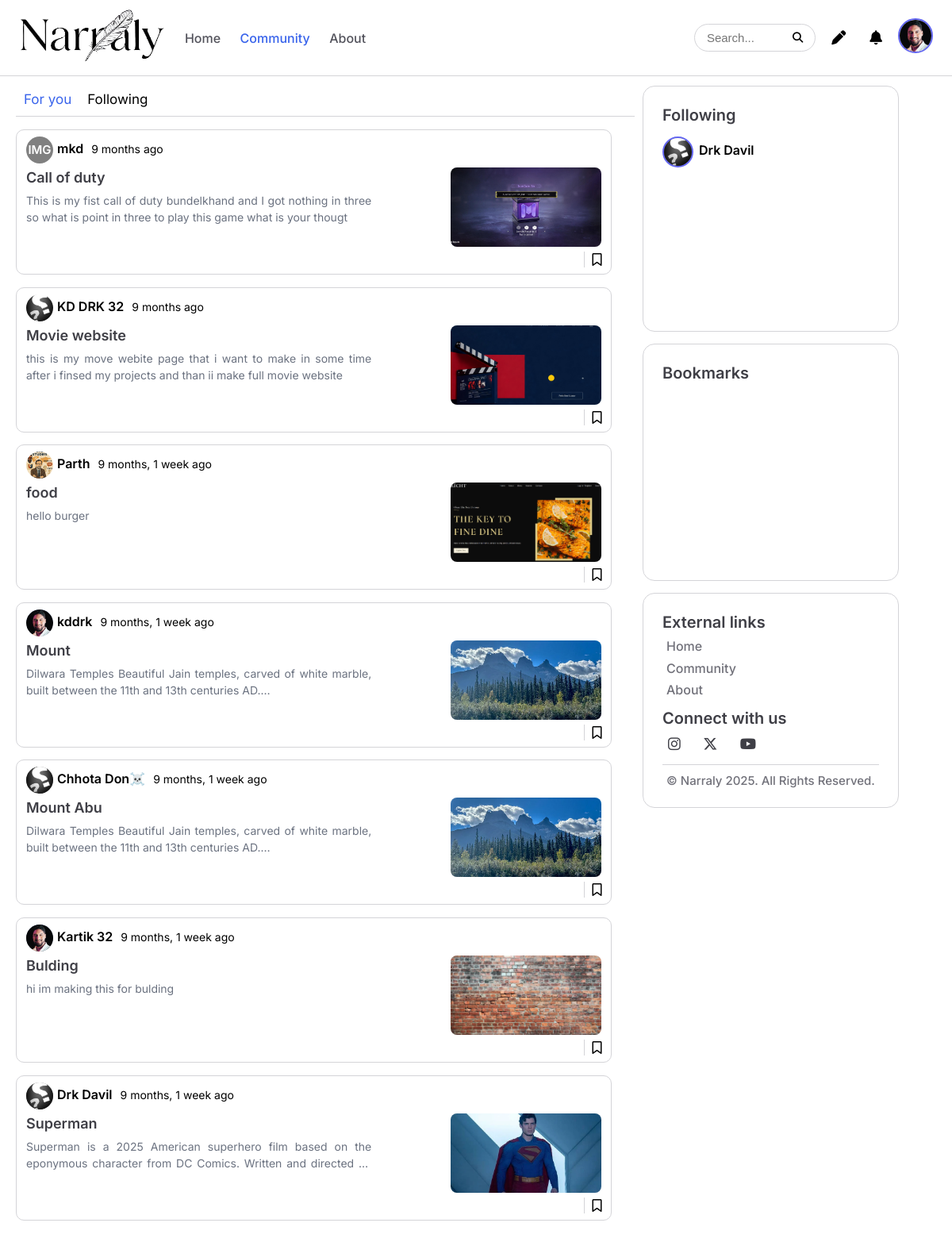
Screenshot of /community (signed in) with the database file from the repository.
### home/models.py (models this page shows, shortened)
class Profile(models.Model):
    uid = models.BigAutoField(primary_key=True)
    username = models.CharField(max_length=255)
    name = models.CharField(max_length=255)
    image = models.ImageField(upload_to='uimages/',null=True)
    email = models.CharField(max_length=255)
    profilbio = models.TextField()
    twitter = models.CharField(max_length=255)
    instagram = models.CharField(max_length=255)
    github = models.CharField(max_length=255)
    youtube = models.CharField(max_length=255)

class Blogwrite(models.Model):
    bwid= models.BigAutoField(primary_key=True)
    author = models.ForeignKey(Profile,on_delete=models.CASCADE,related_name="posts", null=True, blank=True)
    cimage=models.ImageField(upload_to='bimages/',null=True)
    title= models.CharField(max_length=255)
    subtitle= models.CharField(max_length=255)
    content = models.TextField()
    created_at = models.DateTimeField(auto_now_add=True)

class Follow(models.Model):
    fid=models.BigAutoField(primary_key=True)
    follower = models.ForeignKey(Profile, on_delete=models.CASCADE,related_name='following_set')
    following = models.ForeignKey(Profile, on_delete=models.CASCADE,related_name='followers_set')
    fdate = models.DateTimeField(auto_now_add=True)

### home/views.py (the view, shortened to what this page needs)
# urls.py: path('community',views.community,name="community"),
def community(request):
    if request.user.is_authenticated:
        username = request.user.username
        current_user = request.user.username
        cprofile = get_object_or_404(Profile, username=current_user)
        data = Profile.objects.filter(username=username)
        data1=Member.objects.filter(username=username)
        posts = Blogwrite.objects.select_related('author').all().order_by('-created_at')
        bwid = None
        susername = None
        for j in posts:
            bwid=j.bwid
            susername=j.author.username
        for j in posts:
            j.is_saved = Save.objects.filter(susername=cprofile, bwid=j).exists()
        data5 = Save.objects.filter(susername=cprofile)
        sbwids = [i.bwid for i in data5]
        data6 = Blogwrite.objects.filter(bwid__in=[b.bwid for b in sbwids])
        save = []
        follow=Follow.objects.filter(follower=cprofile)
        context={
                'bwid':bwid,
                'data':data,
                'data1':data1,
                'data2':posts,
                'save':save,
                'follow':follow,
            }
        return render (request,'../templates/community.html',context)
    else:
        return redirect('register')

### home/templates/community.html (shortened to what this page needs)
{% load static %}
<!DOCTYPE html>
<html lang="en">
<head>
    <link rel="stylesheet" href="https://cdnjs.cloudflare.com/ajax/libs/font-awesome/6.7.2/css/all.min.css"
 />
    <link rel="stylesheet" href="../static/community.css">
</head>
<body>
    <header>
        <nav class="nav">
            <div class="nav-left">
                <div class="nl-img">
                    <a href="{% url 'home' %}">
                        <img src="../static/image/nav/logom.png" alt="">
                    </a>
                </div>
                <div class="nl-text">
                    <a class="nla" href="{% url 'home' %}">Home</a>
                    <a class="nla" id="c" href="{% url 'community' %}">Community</a>
                    <a class="nla" href="{% url 'about' %}">About</a>
                </div>
            </div>
            <div class="nav-right">
                <form method="GET" action="{% url 'sercomm' %}">
                    <input type="text" name="q" placeholder="Search..." required>
                    <button type="submit"><i class="fa-solid fa-magnifying-glass"></i></button>
                </form>
                <a href="{% url 'writeblog' %}"><i class="fa fa fa-pen"></i></a>
                <a href="{% url 'notification' %}"><i class="fa fa fa-bell"></i></a>
                {% for i in data %}
                <div class="imgwrp">
                    <div class="{% if data1 %} nr-imgg {%else%} nr-img {%endif%}">
                        {% if i.image %}
                        <img src="{{ i.image.url }}" alt="" id="toggleBtn">
                        {% else %}
                        <span class="nr-text" id="toggleBtn">IMG</span>
                        {% endif %}
                    </div>
                </div>
                {% endfor %}
            </div>
        </nav>
    </header>
    <main class="main">
        <section class="left">
            <div class="l-top">
                <a href="{% url 'community' %}">
                    <p class="c">For you</p>
                </a>
                <a href="{% url 'commfoll' %}">
                    <p>Following</p>
                </a>
            </div>
            {% for i in data2 %}
            <div class="l-bot">
                <div class="blog-top">
                    <a href="{% url 'feedprofile' i.author.uid %}">
                        <div class="acc-img">
                            {% if i.author.image %}
                            <img src="{{ i.author.image.url }}" alt="">
                            {% else %}
                            <span class="nr-text">IMG</span>
                            {%endif%}
                        </div>
                    </a>
                    <div class="acc-name">
                        <a href="{% url 'feedprofile' i.author.uid %}">
                            {%if i.author.name%}
                            <p>{{i.author.name}}</p>
                            {%else%}
                            <p>{{i.author.username}}</p>
                            {%endif%}
                        </a>
                    </div>
                    <div class="acc-time">
                        <p>{{i.created_at|timesince}} ago</p>
                    </div>
                </div>
                <div class="blog-bot">
                    <div class="blog-about">
                        <div class="b-heding">
                            <a href="{% url 'blog' i.bwid %}">
                                <h2>
                                    {{i.title}}
                                </h2>
                            </a>
                        </div>
                        <div class="b-des">
                            {{i.content|safe}}
                        </div>
                    </div>
                    <div class="blog-img">
                        <div class="b-img">
                            {%if i.cimage%}
                            <img src="{{ i.cimage.url }}" alt="">
                            {%endif%}
                        </div>
                        <div class="book-m">
                            <form method="post" action="{% url 'save' i.bwid%}">
                                <button class="save-btn {% if i.is_saved %}save{% endif %}">
                                    <i
                                        class="fa{% if i.is_saved %} -solid{% else %}-regular{% endif %} fa-bookmark"></i>
                                </button>
                            </form>
                        </div>
                    </div>
                </div>
            </div>
            {% endfor %}
        </section>
        <aside class="right">
            <div class="following">
                <a href="{% url 'ufollowing' %}">
                    <div class="f-heding">
                        <h2>Following</h2>
                    </div>
                </a>
                {% for i in follow %}
                <div class="foll-acount">
                    <div class="{% if data1 %} fa-img {%else%}fa-imgg{%endif%}">
                        <a href="{% url 'feedprofile' i.following.uid %}">
                            {% if i.following.image %}
                            <img src="{{ i.following.image.url }}" alt="">
                            {% else %}
                            <span class="nr-text">IMG</span>
                            {%endif%}
                        </a>
                    </div>
                    <div class="fa-name">
                        <a href="{% url 'feedprofile' i.following.uid %}">
                            {%if i.following.name%}
                            <p>{{i.following.name}}</p>
                            {%else%}
                            <p>{{i.following.username}}</p>
                            {%endif%}
                        </a>
                    </div>
                </div>
                {%endfor%}
            </div>
            <div class="bookmark">
                <a href="{% url 'bookmark' %}">
                    <div class="b-heding">
                        <h2>Bookmarks</h2>
                    </div>
                </a>
            </div>
            <div class="extra-link">
                <div class="exl-heding">
                    <h2>External links</h2>
                </div>
                <div class="exl-link">
                    <a href="{% url 'home' %}">Home</a>
                    <a href="{% url 'community' %}">Community</a>
                    <a href="{% url 'about' %}">About</a>
                </div>
                <div class="exl-cont">
                    <div class="exlc-hedi">
                        <h2>Connect with us</h2>
                    </div>
                    <div class="exlc-icon">
                        <a href=""><i class="fa-brands fa-instagram"></i></a>
                        <a href=""><i class="fa-brands fa-x-twitter"></i></a>
                        <a href=""><i class="fa-brands fa-youtube"></i></a>
                    </div>
                </div>
                <div class="exl-copy">
                    <p>© Narraly 2025. All Rights Reserved.</p>
                </div>
            </div>
        </aside>
    </main>
</body>
</html>

### rows the page displays
Profile: image (picture)
Blogwrite: shows "IMG", author.username "mkd", created_at "9 months", title "Call of duty", content "This is my fist call of duty bundelkhand and I got nothing in three so what is point in three to play this game what is your thougt", cimage (picture)
Blogwrite: author.image (picture), author.name "KD DRK 32", created_at "9 months", title "Movie website", content "this is my move webite page that i want to make in some time after i finsed my projects and than ii make full movie website", cimage (picture)
Blogwrite: author.image (picture), author.name "Parth", created_at "9 months, 1 week", title "food", content "hello burger", cimage (picture)
Blogwrite: author.image (picture), author.name "kddrk", created_at "9 months, 1 week", title "Mount", content "Dilwara Temples Beautiful Jain temples, carved of white marble, built between the 11th and 13th centuries AD.", cimage (picture)
Blogwrite: author.image (picture), author.name "Chhota Don☠️", created_at "9 months, 1 week", title "Mount Abu", content "Dilwara Temples Beautiful Jain temples, carved of white marble, built between the 11th and 13th centuries AD.", cimage (picture)
Blogwrite: author.image (picture), author.name "Kartik 32", created_at "9 months, 1 week", title "Bulding", content "hi im making this for bulding", cimage (picture)
Blogwrite: author.image (picture), author.name "Drk Davil", created_at "9 months, 1 week", title "Superman", content "Superman is a 2025 American superhero film based on the eponymous character from DC Comics. Written and directed…", cimage (picture)
Follow: following.image (picture), following.name "Drk Davil"
